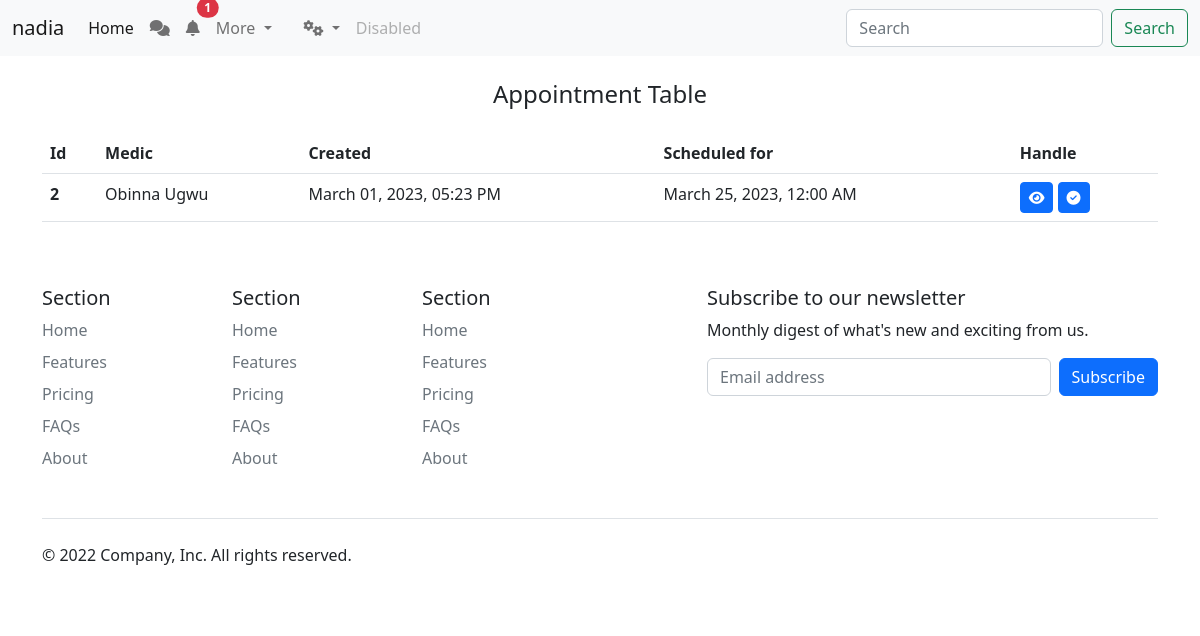
The page /user/appointments (signed in) on the database its author committed.
### project/models/Appointment.py (models this page shows)
class Appointment(db.Model):
    id = db.Column(db.Integer, primary_key=True)
    therapist_id = db.Column(db.Integer)
    user_id = db.Column(db.Integer)
    location_id = db.Column(db.Integer)
    address = db.Column(db.Text)
    description = db.Column(db.Text, nullable=True)
    arrive_user = db.Column(db.DateTime, nullable=True)
    arrive_therapist = db.Column(db.DateTime, nullable=True)
    done_user = db.Column(db.DateTime, nullable=True)
    done_therapist = db.Column(db.DateTime, nullable=True)
    cancel =  db.Column(db.Integer,nullable=True, default=0)
    cancel_by =  db.Column(db.Integer,nullable=True)
    created_at = db.Column(db.DateTime, default=datetime.utcnow)
    session_date = db.Column(db.DateTime, nullable=True)

### project/models/User.py (models this page shows, shortened)
class User(UserMixin, db.Model):
    id = db.Column(db.Integer, primary_key=True)
    email = db.Column(db.String(100), unique=True)
    username = db.Column(db.String(100), unique=True)
    password = db.Column(db.String(120))
    fullname = db.Column(db.String(200))
    phone = db.Column(db.String(100))
    gender = db.Column(db.Enum(GenderEnum), nullable=True)
    access = db.Column(db.String(200), nullable=True, default='user')
    age = db.Column(db.Integer, nullable=True)
    city_id = db.Column(db.Integer, nullable=True)
    avatar = db.Column(db.String(200), nullable=True)
    govcard = db.Column(db.String(200), nullable=True)
    verified = db.Column(db.Integer(),nullable=True, default=0)
    addrss = db.Column(db.Text(), nullable=True)
    blocked = db.Column(db.Integer,nullable=True, default=0)
    bio = db.Column(db.Text(), nullable=True)
    tagline = db.Column(db.Text(), nullable=True)
    created_at = db.Column(db.DateTime, default=datetime.utcnow)

### project/Blue_Prints/Appointment/appointment.py (the view)
@appointment.route('/user/appointments')
def patient_appointments():
    page = request.args.get('page', 1, type=int)
    appointments = Appointment.query.join(User, Appointment.user_id == User.id). \
                  filter(Appointment.user_id == current_user.id). \
                  paginate(page=page, per_page=10)
    for appointment in appointments.items:
        appointment.therapist = User.query.get(appointment.therapist_id)
    return render_template('/patient/user_appointments.html', appointments=appointments)

### project/Blue_Prints/Appointment/templates/patient/user_appointments.html (shortened to what this page needs)
{% extends "layouts/guest.html" %}
{% block styles %}
<link rel="stylesheet" type="text/css" href="{{ url_for('settings.static', filename='css/settings.css') }}">
<link rel="stylesheet" href="https://cdnjs.cloudflare.com/ajax/libs/font-awesome/6.3.0/css/all.min.css" />
{% endblock %}
{% block content %}
<main class="container">
    <h4 class="text-center text-dark mt-4 mb-4">Appointment Table</h4>
    <div class="table-responsive">
        <table class="table">
            <thead>
              <tr>
                <th scope="col">Id</th>
                <th scope="col">Medic</th>
                <th scope="col">Created</th>
                <th>Scheduled for</th>
                <th scope="col">Handle</th>
              </tr>
            </thead>
            <tbody>
              {% for appointment in appointments.items  %}
              <tr>
                <th scope="row">{{appointment.id}}</th>
                <td>{{appointment.therapist.fullname}}</td>
                <td>{{appointment.created_at.strftime('%B %d, %Y, %I:%M %p')}}</td>
                <td>{{appointment.session_date.strftime('%B %d, %Y, %I:%M %p')}}</td>
                <td>
                  <button class="btn btn-sm btn-primary" data-bs-toggle="modal" data-bs-target="#deet-{{appointment.id}}">
                    <i class="fa-solid fa-eye"></i>
                  </button>
                  <button class="btn btn-sm btn-primary" data-bs-toggle="modal" data-bs-target="#respond-{{appointment.id}}">
                    <i class="fa-solid fa-circle-check"></i>
                  </button>
                </td>
              </tr>
              {% endfor%}
            </tbody>
          </table>
    </div>
</main>
{% endblock %}

### rows shown on the page
Appointment: id "2", therapist.fullname "Obinna Ugwu", created_at "March 01, 2023, 05:23 PM", session_date "March 25, 2023, 12:00 AM"

### other values the page prints
{{ notifications|length }} "1"
